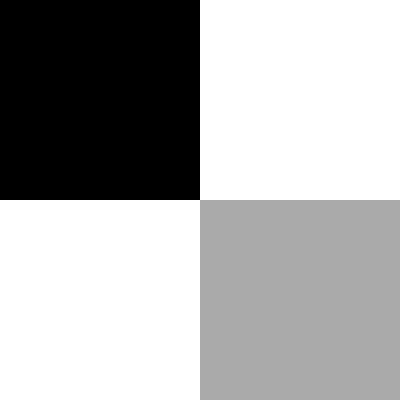
Frame 1 (no input)
Frame 60 (no input): identical to frame 1, image omitted
Frame 120 (the mouse pressed at the canvas centre since frame 60): identical to frame 1, image omitted

The p5.js sketch that drew this single still picture (run headless with seeded random() and noise() and a simulated clock; from frame 60 on, the mouse is pressed at the canvas centre):

// p5.js sketch
// ── sketch.js
function setup(){
    createCanvas(400,400);
}

function draw(){
    background(255);
    noStroke();
    fill(0);
    square(0,0,200);
    fill(170);
    square(200,200,200);
}
// ── check-exercise2-1.html
<!DOCTYPE html>
<html lang="en">
  <head>
    <meta charset="utf-8" />
    <meta name="viewport" content="width=device-width, initial-scale=1.0">

    <title>PDM1 - Check Practical 2 - Exercise 2.1</title>

    <link href="https://cdn.jsdelivr.net/npm/bootstrap@5.3.1/dist/css/bootstrap.min.css" rel="stylesheet" integrity="sha384-4bw+/aepP/YC94hEpVNVgiZdgIC5+VKNBQNGCHeKRQN+PtmoHDEXuppvnDJzQIu9" crossorigin="anonymous">
    <link rel="stylesheet" type="text/css" href="../lib/main-styles.css">
    <script src="https://cdn.jsdelivr.net/npm/bootstrap@5.3.1/dist/js/bootstrap.bundle.min.js" integrity="sha384-HwwvtgBNo3bZJJLYd8oVXjrBZt8cqVSpeBNS5n7C8IVInixGAoxmnlMuBnhbgrkm" crossorigin="anonymous"></script>
    <script src="../lib/libraries/p5.min.js"></script>
  </head>

  <body>
    <h1>Check My Work: Exercise 2.1</h1>
    <div class="guidance">
        <h2>Test results</h2>
        <div id="results">
            <p>Waiting for p5js...</p>
            <div class="fade-in">
                <p>Been waiting a while? The tests won't run until sketch.js contains 
                    the minimum code for a basic sketch. Your code should look something 
                    like this:
                </p>
                <pre>
function setup() {
    createCanvas(100, 100);
}

function draw() {

}
                </pre>
                <p>If you have code in your sketch, check for errors and typos as these can block 
                  the tests from running.
                </p>
            </div>
        </div>
    </div>
    <script src="../lib/preload.js"></script>
    <script src="sketch.js"></script>
    <script src="../lib/test-utils.js" type="module"></script>
    <script src="assets/exercise2-1-tests.js" type="module"></script>
  </body>
</html>
